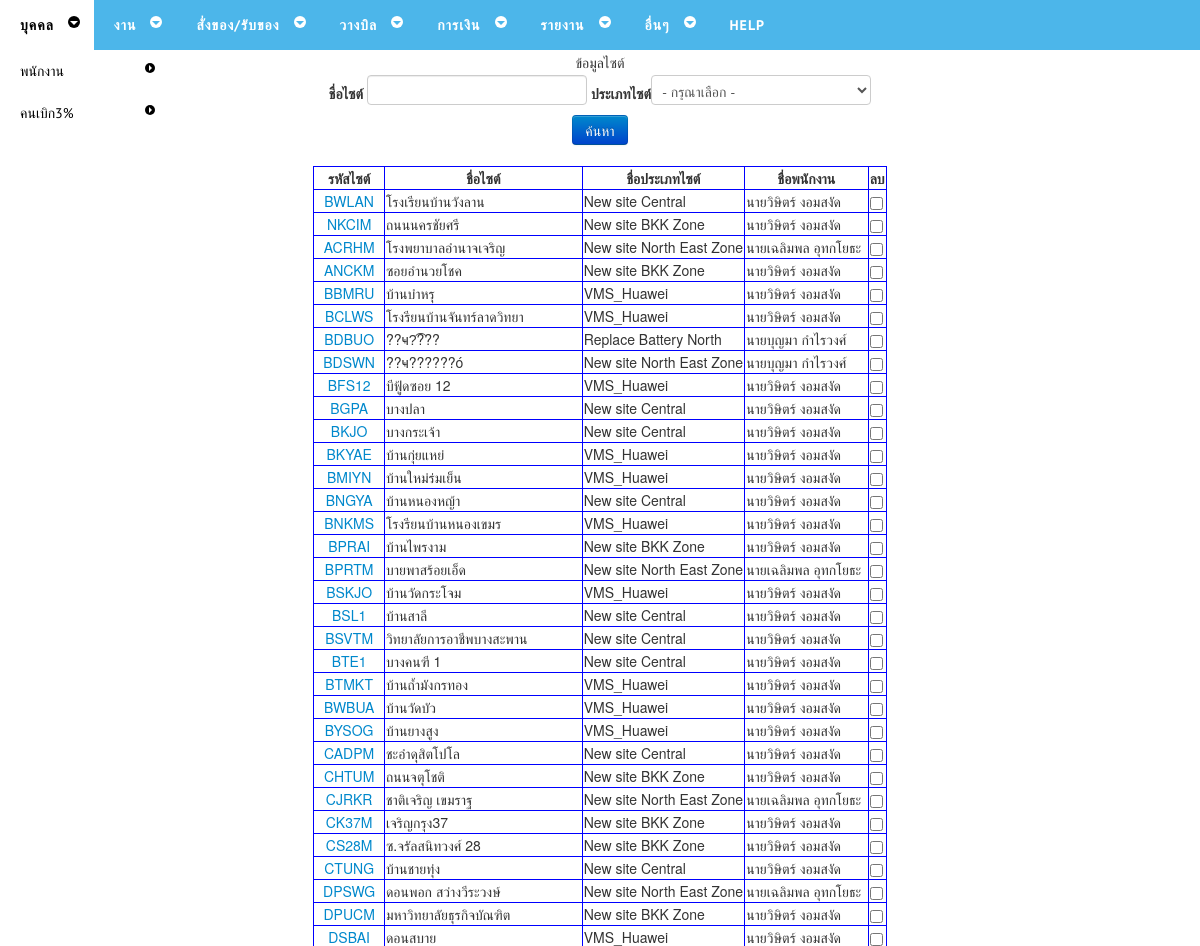
The app's page /siteedit.php (upper part), older data.
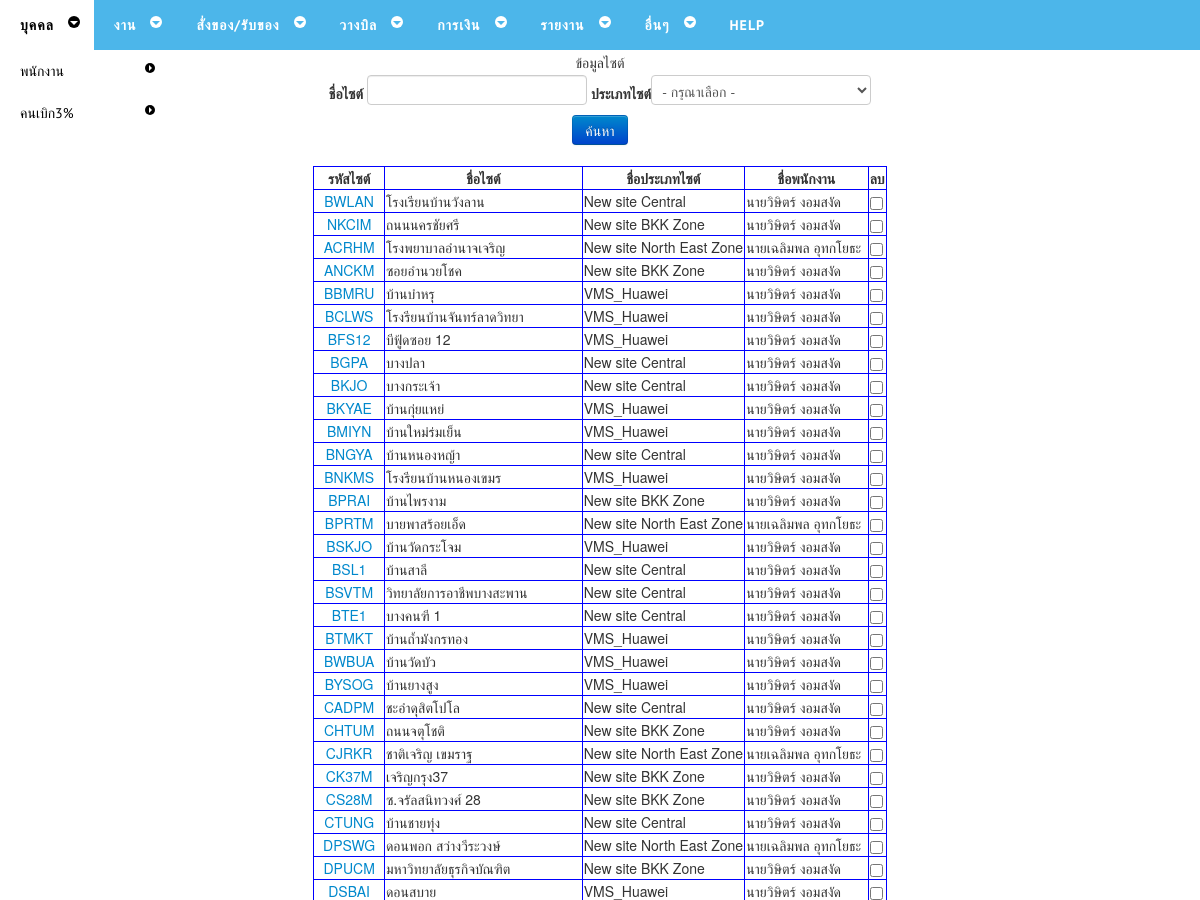
The same page, newer data.
### tables this page shows
CREATE TABLE `site` (
  `SiteCode` varchar(10) NOT NULL,
  `SiteName` varchar(50) DEFAULT NULL,
  `SiteTypeID` varchar(10) NOT NULL,
  `EmID` varchar(13) NOT NULL
);

CREATE TABLE `sitetype` (
  `SiteTypeID` varchar(10) NOT NULL,
  `SiteTypeName` varchar(50) NOT NULL
);

CREATE TABLE `employee` (
  `EmID` varchar(13) NOT NULL,
  `EmName` varchar(50) NOT NULL,
  `EmAddress` varchar(100) DEFAULT NULL,
  `EmTel` varchar(10) DEFAULT NULL
);

### siteedit.php (the view, shortened to what this page needs)
<!DOCTYPE html PUBLIC "-//W3C//DTD XHTML 1.0 Transitional//EN" "http://www.w3.org/TR/xhtml1/DTD/xhtml1-transitional.dtd">
<html xmlns="http://www.w3.org/1999/xhtml">
<head>
<link href="css/bootstrap.min.css" rel="stylesheet">
<?php
include("cssmenu/head.php");
?>
</head>
<body>
<?php include("cssmenu/menu.php"); ?>
<div align="center">
<table width="100%" border="0">
  <tr>
    <td><table width="100%" border="0">
  			<tr>
        		<td colspan="5"><div align="center">ข้อมูลไซต์</div></td>
        	</tr>
      		<tr>
        		<td colspan="5"><div align="center">
				<form name="frmSearch" method="post" action="<?php echo htmlentities($_SERVER['PHP_SELF']); ?>">
  <div align="center">
    <table width="599" border="0">
      <tr>
        <th>ชื่อไซต์
        <input name="txtSite" type="text" id="txtSite" value="" >
        ประเภทไซต์<select id="txtSiteTypeID" name="txtSiteTypeID" onChange="" >
		    <option  value="">- กรุณาเลือก -</option>
          </select>
        <input class="btn btn-primary" type="submit" value="ค้นหา"></th>
      </tr>
    </table>
  </div>
</form>
<div align="center">
<?php
	$strSQL = "SELECT * FROM `site` WHERE 1 ";
	$objQuery = mysql_query($strSQL) or die ("Error Query [".$strSQL."]");
	$records = mysql_num_rows($objQuery);
	if($records>0){
?>
<form name="form2" method="post" action="sitedel.php">
		<table border="1" bordercolor="#0000FF" style="border-collapse:collapse;" >
  			<tr>
    			<th><div align="center">รหัสไซต์</div></th>
    			<th> <div align="center">ชื่อไซต์</div></th>
    			<th> <div align="center">ชื่อประเภทไซต์</div></th>
    			<th> <div align="center">ชื่อพนักงาน</div></th>
    			<th><div align="center">ลบ</div></th>
  			</tr>
<?php
while($objResult = mysql_fetch_array($objQuery))
{
?>
  			<tr>
    			<td><div align="center"><a href="siteupdate.php?txtsitecode=<?php echo $objResult["SiteCode"] ; ?>" target = "_blank">
					<?php echo $objResult["SiteCode"];?></a></div></td>
    			<td><?php echo $objResult["SiteName"] ; ?></td>
    			<?php
    				$sel_setetype = mysql_query("SELECT * FROM `sitetype`   Where SiteTypeID = '".$objResult["SiteTypeID"]."'") or die ("Error Query ())");
    				$setetypeResult = mysql_fetch_array($sel_setetype);
    			?>
    			<td><?php echo $setetypeResult["SiteTypeName"] ; ?></td>
    			<?php
    				$sel_emp = mysql_query("SELECT * FROM `employee`   Where EmID = '".$objResult["EmID"]."'") or die ("Error Query ())");
    				$empResult = mysql_fetch_array($sel_emp);
    			?>
    			<td><?php echo $empResult["EmName"] ; ?></td>
    			<td><input name="chkDel[]" type="checkbox" value="<?php echo $objResult["SiteCode"] ?>"></td>
  			</tr>
<?php
}
?>
		</table>
</form>
				</td>
       		</tr>
		</table>
	</td>
  </tr>
</table>
</div>
<?php
}else{
			echo "ไม่พบข้อมูล";
		}
?>
</body>
</html>

Row changes from the older to the newer data that the page shows:
removed site: SiteCode "BDBUO", SiteName "??ҹ?͡???", SiteTypeID.SiteTypeName "Replace Battery North", EmID.EmName "นายบุญมา กำไรวงศ์"
removed site: SiteCode "BDSWN", SiteName "??ҹ??????ó", SiteTypeID.SiteTypeName "New site North East Zone", EmID.EmName "นายบุญมา กำไรวงศ์"
